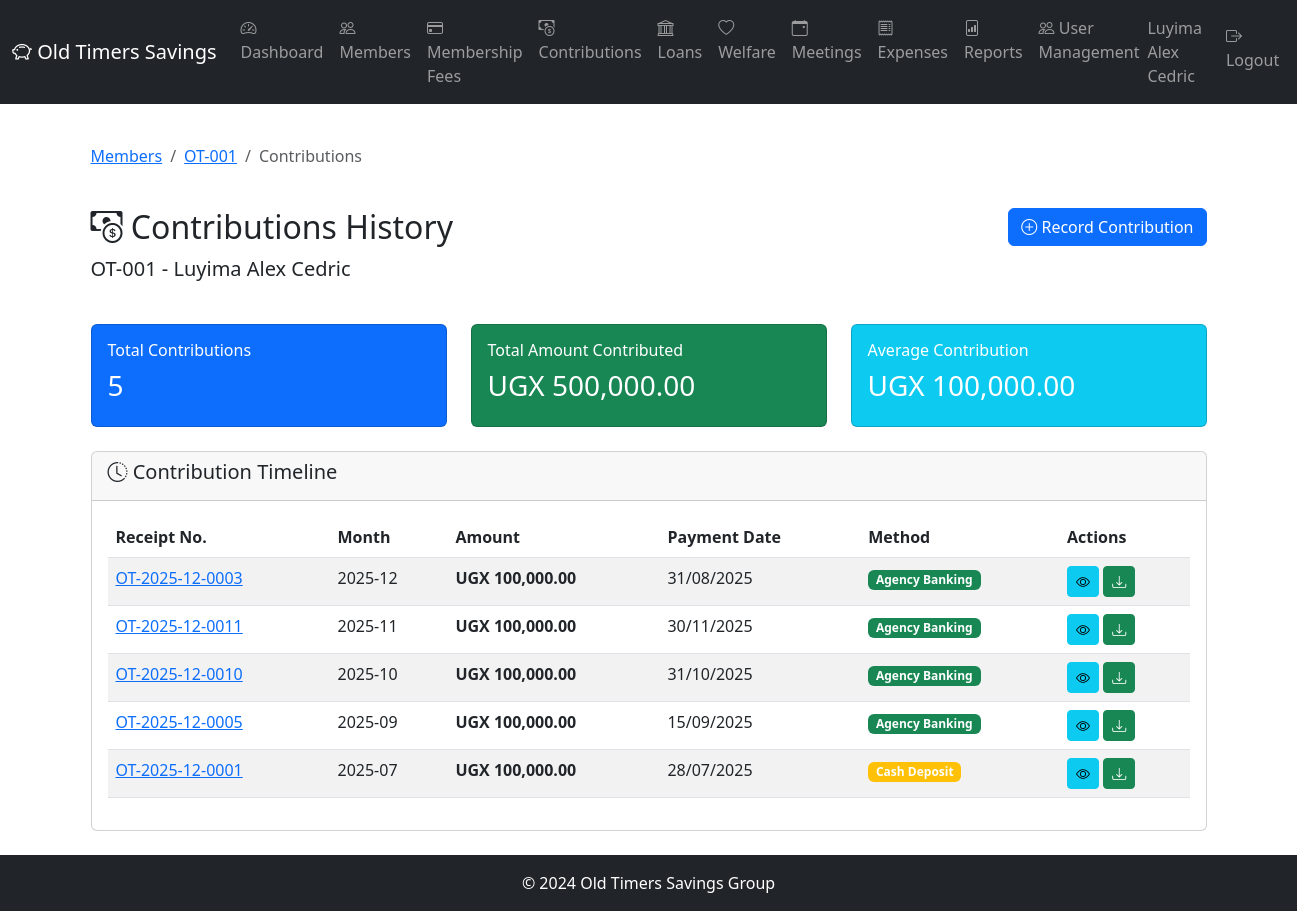
Screenshot of /contributions/member/1 (signed in) with the database file from the repository.
### app/models/member.py (models this page shows, shortened)
class Member(db.Model):
    __tablename__ = 'members'
    id = db.Column(db.Integer, primary_key=True)
    member_number = db.Column(db.String(10), unique=True, nullable=False)  # OT-001
    full_name = db.Column(db.String(100), nullable=False)
    national_id = db.Column(db.String(20), unique=True)
    date_of_birth = db.Column(db.Date)
    gender = db.Column(db.String(10))  # Male, Female
    phone_primary = db.Column(db.String(20), nullable=False)
    phone_secondary = db.Column(db.String(20))
    email = db.Column(db.String(100))
    physical_address = db.Column(db.Text)
    occupation = db.Column(db.String(100))
    date_joined = db.Column(db.Date, nullable=False)
    membership_fee_paid = db.Column(db.Boolean, default=False)
    membership_fee_date = db.Column(db.Date)
    membership_fee_receipt = db.Column(db.String(20))
    status = db.Column(db.String(20), default='Active')  # Active, Inactive, Suspended, Expelled, Deceased
    total_contributed = db.Column(db.Numeric(15, 2), default=0.00)
    consecutive_months_paid = db.Column(db.Integer, default=0)
    last_contribution_date = db.Column(db.Date)
    qualified_for_benefits = db.Column(db.Boolean, default=False)
    suspension_date = db.Column(db.Date)
    expulsion_date = db.Column(db.Date)
    expulsion_reason = db.Column(db.Text)
    refund_amount = db.Column(db.Numeric(15, 2))
    refund_paid = db.Column(db.Boolean, default=False)
    created_at = db.Column(db.DateTime, default=datetime.utcnow)
    updated_at = db.Column(db.DateTime, default=datetime.utcnow, onupdate=datetime.utcnow)
    created_by = db.Column(db.Integer)
    next_of_kin = db.relationship('NextOfKin', backref='member', lazy='dynamic', cascade='all, delete-orphan')
    contributions = db.relationship('Contribution', backref='member', lazy='dynamic')
    welfare_requests = db.relationship('WelfareRequest', backref='member', lazy='dynamic')
    loans = db.relationship('Loan', backref='member', lazy='dynamic', foreign_keys='Loan.member_id')
    loans_guaranteed1 = db.relationship('Loan', foreign_keys='Loan.guarantor1_id', lazy='dynamic')
    loans_guaranteed2 = db.relationship('Loan', foreign_keys='Loan.guarantor2_id', lazy='dynamic')

### app/models/contribution.py (models this page shows, shortened)
class Contribution(db.Model):
    __tablename__ = 'contributions'
    id = db.Column(db.Integer, primary_key=True)
    member_id = db.Column(db.Integer, db.ForeignKey('members.id'), nullable=False)
    amount = db.Column(db.Numeric(15, 2), nullable=False)
    payment_date = db.Column(db.Date, nullable=False)
    contribution_month = db.Column(db.String(7), nullable=False)  # YYYY-MM
    payment_method = db.Column(db.String(20), nullable=False)  # Cash, MobileMoney, BankTransfer
    transaction_reference = db.Column(db.String(50))
    notes = db.Column(db.Text)
    proof_of_payment_path = db.Column(db.String(255))
    receipt_number = db.Column(db.String(20), unique=True)
    recorded_by = db.Column(db.Integer, db.ForeignKey('users.id'), nullable=False)
    created_at = db.Column(db.DateTime, default=datetime.utcnow)
    updated_at = db.Column(db.DateTime, default=datetime.utcnow, onupdate=datetime.utcnow)
    recorder = db.relationship('User', foreign_keys=[recorded_by])
    receipt = db.relationship('Receipt', backref='contribution', uselist=False)

### app/routes/contributions.py (the view)
@contributions.route('/member/<int:member_id>')
@login_required
def member_contributions(member_id):
    member = Member.query.get_or_404(member_id)
    if not current_user.is_executive() and not current_user.is_super_admin():
        if not current_user.member or current_user.member.id != member_id:
            flash('You do not have permission to view this page.', 'danger')
            return redirect(url_for('main.dashboard'))
    page = request.args.get('page', 1, type=int)
    contributions_paginated = Contribution.query.filter_by(
        member_id=member_id
    ).order_by(
        Contribution.contribution_month.desc()
    ).paginate(page=page, per_page=12, error_out=False)
    total_contributions = Contribution.query.filter_by(member_id=member_id).count()
    total_amount = db.session.query(func.sum(Contribution.amount)).filter_by(
        member_id=member_id
    ).scalar() or 0
    return render_template('contributions/member_contributions.html',
                         member=member,
                         contributions=contributions_paginated,
                         total_contributions=total_contributions,
                         total_amount=total_amount)

### app/models/user.py (called while the page is built)
@login_manager.user_loader
def load_user(user_id):
    return User.query.get(int(user_id))

    def is_super_admin(self):
        return self.role == 'SuperAdmin'

    def is_executive(self):
        return self.role == 'Executive'

### app/templates/contributions/member_contributions.html (shortened to what this page needs)
{% extends "base.html" %}
{% block content %}
<div class="container py-4">
    <div class="row mb-4">
        <div class="col-md-12">
            <nav aria-label="breadcrumb">
                <ol class="breadcrumb">
                    <li class="breadcrumb-item"><a href="{{ url_for('members.list_members') }}">Members</a></li>
                    <li class="breadcrumb-item"><a href="{{ url_for('members.view_member', id=member.id) }}">{{ member.member_number }}</a></li>
                    <li class="breadcrumb-item active">Contributions</li>
                </ol>
            </nav>
        </div>
    </div>
    <div class="row mb-4">
        <div class="col-md-8">
            <h2><i class="bi bi-cash-coin"></i> Contributions History</h2>
            <p class="lead">{{ member.member_number }} - {{ member.full_name }}</p>
        </div>
        <div class="col-md-4 text-end">
            {% if current_user.is_executive() or current_user.is_super_admin() %}
            <a href="{{ url_for('contributions.add_contribution') }}" class="btn btn-primary">
                <i class="bi bi-plus-circle"></i> Record Contribution
            </a>
            {% endif %}
        </div>
    </div>
    <div class="row mb-4">
        <div class="col-md-4">
            <div class="card bg-primary text-white">
                <div class="card-body">
                    <h6 class="card-title">Total Contributions</h6>
                    <h3>{{ total_contributions }}</h3>
                </div>
            </div>
        </div>
        <div class="col-md-4">
            <div class="card bg-success text-white">
                <div class="card-body">
                    <h6 class="card-title">Total Amount Contributed</h6>
                    <h3>UGX {{ "{:,.2f}".format(total_amount) }}</h3>
                </div>
            </div>
        </div>
        <div class="col-md-4">
            <div class="card bg-info text-white">
                <div class="card-body">
                    <h6 class="card-title">Average Contribution</h6>
                    <h3>
                        {% if total_contributions > 0 %}
                        UGX {{ "{:,.2f}".format(total_amount / total_contributions) }}
                        {% else %}
                        UGX 0.00
                        {% endif %}
                    </h3>
                </div>
            </div>
        </div>
    </div>
    <div class="row">
        <div class="col-md-12">
            <div class="card">
                <div class="card-header">
                    <h5><i class="bi bi-clock-history"></i> Contribution Timeline</h5>
                </div>
                <div class="card-body">
                    {% if contributions.items %}
                    <div class="table-responsive">
                        <table class="table table-striped">
                            <thead>
                                <tr>
                                    <th>Receipt No.</th>
                                    <th>Month</th>
                                    <th>Amount</th>
                                    <th>Payment Date</th>
                                    <th>Method</th>
                                    <th>Actions</th>
                                </tr>
                            </thead>
                            <tbody>
                                {% for contribution in contributions.items %}
                                <tr>
                                    <td>
                                        <a href="{{ url_for('contributions.view_contribution', id=contribution.id) }}">
                                            {{ contribution.receipt_number }}
                                        </a>
                                    </td>
                                    <td>{{ contribution.contribution_month }}</td>
                                    <td><strong>UGX {{ "{:,.2f}".format(contribution.amount) }}</strong></td>
                                    <td>{{ contribution.payment_date.strftime('%d/%m/%Y') }}</td>
                                    <td>
                                        {% if contribution.payment_method == 'CashDeposit' %}
                                        <span class="badge bg-warning">Cash Deposit</span>
                                        {% elif contribution.payment_method == 'AgencyBanking' %}
                                        <span class="badge bg-success">Agency Banking</span>
                                        {% elif contribution.payment_method == 'EFT' %}
                                        <span class="badge bg-primary">EFT</span>
                                        {% elif contribution.payment_method == 'MobileMoney' %}
                                        <span class="badge bg-info">Mobile Money</span>
                                        {% endif %}
                                    </td>
                                    <td>
                                        <a href="{{ url_for('contributions.view_contribution', id=contribution.id) }}"
                                           class="btn btn-sm btn-info" title="View">
                                            <i class="bi bi-eye"></i>
                                        </a>
                                        <a href="{{ url_for('contributions.generate_receipt', id=contribution.id) }}"
                                           class="btn btn-sm btn-success" title="Download Receipt">
                                            <i class="bi bi-download"></i>
                                        </a>
                                    </td>
                                </tr>
                                {% endfor %}
                            </tbody>
                        </table>
                    </div>
                    {% endif %}
                </div>
            </div>
        </div>
    </div>
</div>
{% endblock %}

### app/templates/base.html (shortened to what this page needs)
<!DOCTYPE html>
<html lang="en">
<head>
    <link href="https://cdn.jsdelivr.net/npm/bootstrap@5.3.0/dist/css/bootstrap.min.css" rel="stylesheet">
    <link rel="stylesheet" href="https://cdn.jsdelivr.net/npm/bootstrap-icons@1.10.0/font/bootstrap-icons.css">
</head>
<body>
    {% if current_user.is_authenticated %}
    <nav class="navbar navbar-expand-lg navbar-dark bg-dark">
        <div class="container-fluid">
            <a class="navbar-brand" href="{{ url_for('main.dashboard') }}">
                <i class="bi bi-piggy-bank"></i> Old Timers Savings
            </a>
            <div class="collapse navbar-collapse">
                <ul class="navbar-nav me-auto">
                    <li class="nav-item">
                        <a class="nav-link" href="{{ url_for('main.dashboard') }}">
                            <i class="bi bi-speedometer2"></i> Dashboard
                        </a>
                    </li>
                    {% if current_user.is_super_admin() or current_user.is_executive() or current_user.is_auditor() %}
                    <li class="nav-item">
                        <a class="nav-link" href="{{ url_for('members.list_members') }}">
                            <i class="bi bi-people"></i> Members
                        </a>
                    </li>
                    <li class="nav-item">
                        <a class="nav-link" href="{{ url_for('membership_fees.list_members') }}">
                            <i class="bi bi-credit-card"></i> Membership Fees
                        </a>
                    </li>
                    <li class="nav-item">
                        <a class="nav-link" href="{{ url_for('contributions.list_contributions') }}">
                            <i class="bi bi-cash-coin"></i> Contributions
                        </a>
                    </li>
                    <li class="nav-item">
                        <a class="nav-link" href="{{ url_for('loans.list_loans') }}">
                            <i class="bi bi-bank"></i> Loans
                        </a>
                    </li>
                    <li class="nav-item">
                        <a class="nav-link" href="{{ url_for('welfare.list_requests') }}">
                            <i class="bi bi-heart"></i> Welfare
                        </a>
                    </li>
                    <li class="nav-item">
                        <a class="nav-link" href="{{ url_for('meetings.list_meetings') }}">
                            <i class="bi bi-calendar-event"></i> Meetings
                        </a>
                    </li>
                    <li class="nav-item">
                        <a class="nav-link" href="{{ url_for('expenses.list_expenses') }}">
                            <i class="bi bi-receipt"></i> Expenses
                        </a>
                    </li>
                    {% endif %}
                    <li class="nav-item">
                        <a class="nav-link" href="{{ url_for('reports.reports_index') }}">
                            <i class="bi bi-file-bar-graph"></i> Reports
                        </a>
                    </li>
                    {% if current_user.is_super_admin() %}
                    <li class="nav-item">
                        <a class="nav-link" href="{{ url_for('users.list_users') }}">
                            <i class="bi bi-people"></i> User Management
                        </a>
                    </li>
                    {% endif %}
                </ul>
                <ul class="navbar-nav ms-auto">
                    <li class="nav-item">
                        <span class="navbar-text me-3">
                            {{ current_user.member.full_name }}
                        </span>
                    </li>
                    <li class="nav-item">
                        <a class="nav-link" href="{{ url_for('auth.logout') }}">
                            <i class="bi bi-box-arrow-right"></i> Logout
                        </a>
                    </li>
                </ul>
            </div>
        </div>
    </nav>
    {% endif %}
    <main>
        {% block content %}{% endblock %}
    </main>
    <footer class="bg-dark text-white text-center py-3 mt-auto">
        <p class="mb-0">&copy; 2024 Old Timers Savings Group</p>
    </footer>
</body>
</html>

### app/templates/base.html (style rules this page uses)
body { min-height: 100vh; display: flex; flex-direction: column; }
main { flex: 1; }

### rows the page displays
Member: member.full_name "Luyima Alex Cedric", member_number "OT-001", full_name "Luyima Alex Cedric"
Contribution: receipt_number "OT-2025-12-0003", contribution_month "2025-12", amount "100,000.00", payment_date "31/08/2025", payment_method "Agency Banking"
Contribution: receipt_number "OT-2025-12-0011", contribution_month "2025-11", amount "100,000.00", payment_date "30/11/2025", payment_method "Agency Banking"
Contribution: receipt_number "OT-2025-12-0010", contribution_month "2025-10", amount "100,000.00", payment_date "31/10/2025", payment_method "Agency Banking"
Contribution: receipt_number "OT-2025-12-0005", contribution_month "2025-09", amount "100,000.00", payment_date "15/09/2025", payment_method "Agency Banking"
Contribution: receipt_number "OT-2025-12-0001", contribution_month "2025-07", amount "100,000.00", payment_date "28/07/2025", payment_method "Cash Deposit"

### other values shown
{{ total_contributions }} "5"
{{ "{:,.2f}".format(total_amount) }} "500,000.00"
{{ "{:,.2f}".format(total_amount / total_contributions) }} "100,000.00"
